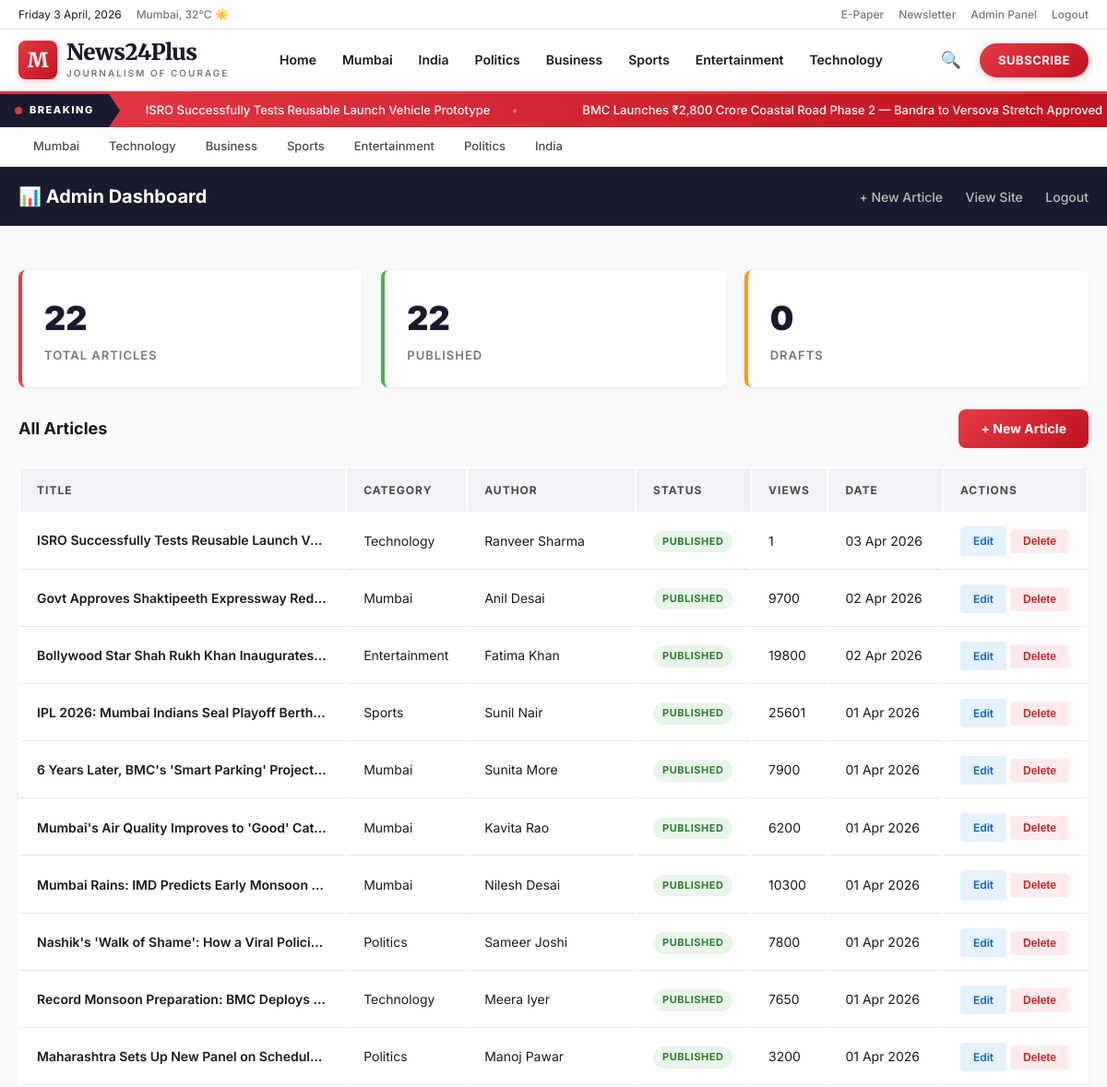
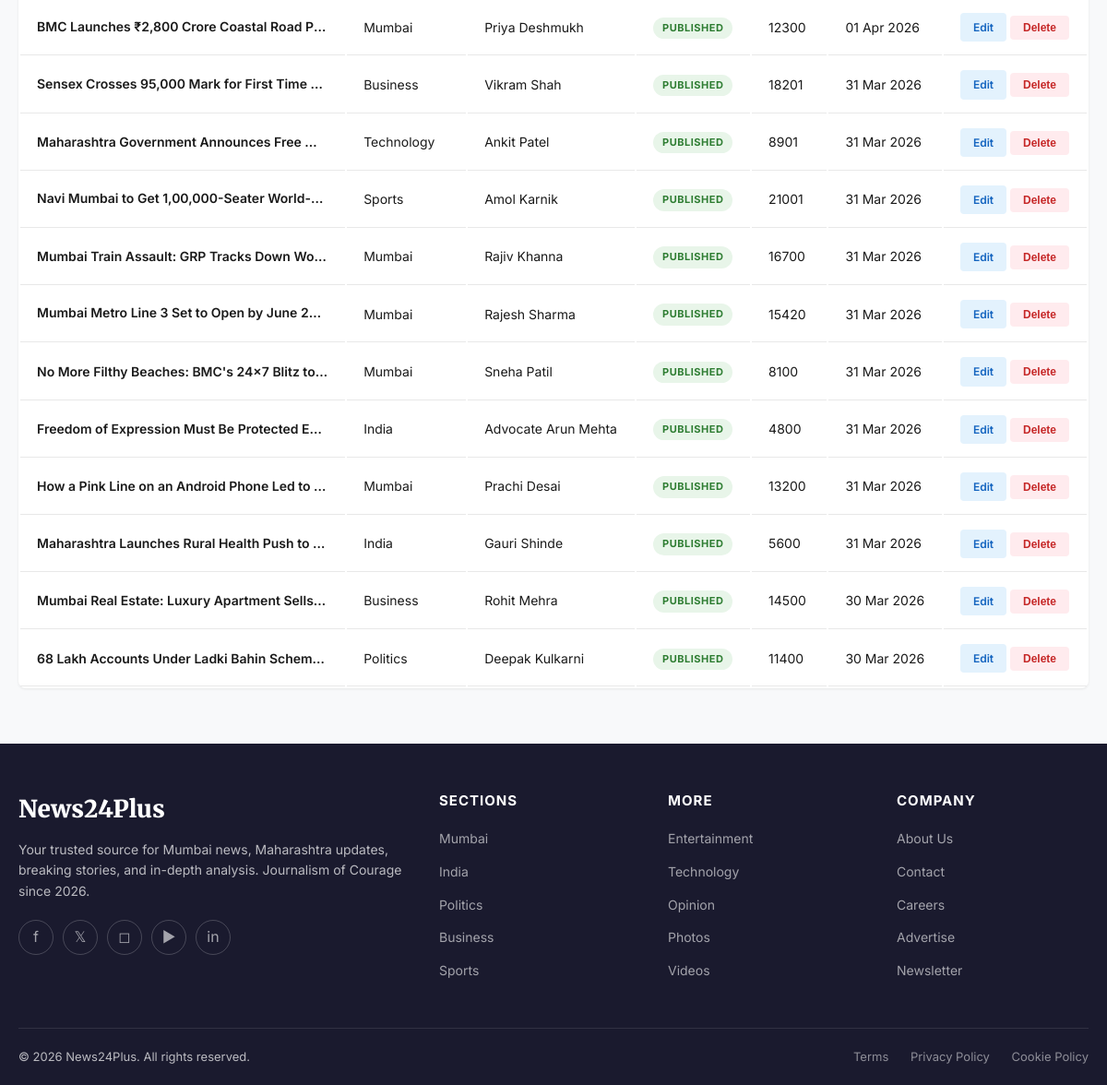
The page /admin (signed in) on the database its author committed (2 pictures, top to bottom).
### models.py (models this page shows, shortened)
class Article(db.Model):
    __tablename__ = 'articles'
    id = db.Column(db.Integer, primary_key=True)
    title = db.Column(db.String(300), nullable=False)
    slug = db.Column(db.String(350), unique=True, nullable=False)
    content = db.Column(db.Text, nullable=False)
    short_description = db.Column(db.String(500))
    category = db.Column(db.String(50), nullable=False, default='News')
    subcategory = db.Column(db.String(50), default='Mumbai')
    author = db.Column(db.String(100), default='Staff Reporter')
    publish_date = db.Column(db.DateTime, default=datetime.utcnow)
    updated_at = db.Column(db.DateTime, default=datetime.utcnow, onupdate=datetime.utcnow)
    image_url = db.Column(db.String(500))
    is_featured = db.Column(db.Boolean, default=False)
    is_breaking = db.Column(db.Boolean, default=False)
    views = db.Column(db.Integer, default=0)
    status = db.Column(db.String(20), default='published')  # published, draft

### app.py (the view)
@app.route('/admin')
@login_required
def admin_dashboard():
    articles = Article.query.order_by(Article.publish_date.desc()).all()
    total = Article.query.count()
    published = Article.query.filter_by(status='published').count()
    drafts = Article.query.filter_by(status='draft').count()
    return render_template('admin/dashboard.html',
                           articles=articles, total=total,
                           published=published, drafts=drafts)

### app.py (called while the page is built)
@login_manager.user_loader
def load_user(user_id):
    return User.query.get(int(user_id))

@app.context_processor
def inject_globals():
    categories = db.session.query(Article.category).distinct().all()
    categories = [c[0] for c in categories]
    breaking_news = Article.query.filter_by(is_breaking=True, status='published').order_by(Article.publish_date.desc()).limit(5).all()
    return dict(all_categories=categories, breaking_news=breaking_news)

### templates/admin/dashboard.html (shortened to what this page needs)
{% extends "base.html" %}
{% block content %}
<div class="admin-header">
    <div class="container">
        <h2>📊 Admin Dashboard</h2>
        <div class="admin-nav">
            <a href="{{ url_for('admin_new_article') }}">+ New Article</a>
            <a href="{{ url_for('index') }}">View Site</a>
            <a href="{{ url_for('admin_logout') }}">Logout</a>
        </div>
    </div>
</div>
<div class="main-content">
    <div class="container">
        <div class="admin-stats">
            <div class="stat-card">
                <div class="stat-number">{{ total }}</div>
                <div class="stat-label">Total Articles</div>
            </div>
            <div class="stat-card" style="border-left-color: #4CAF50;">
                <div class="stat-number">{{ published }}</div>
                <div class="stat-label">Published</div>
            </div>
            <div class="stat-card" style="border-left-color: #FF9800;">
                <div class="stat-number">{{ drafts }}</div>
                <div class="stat-label">Drafts</div>
            </div>
        </div>
        <div style="display:flex;justify-content:space-between;align-items:center;margin-bottom:20px;">
            <h3 style="font-size:18px;font-weight:700;">All Articles</h3>
            <a href="{{ url_for('admin_new_article') }}" class="btn-new">+ New Article</a>
        </div>
        <table class="admin-table">
            <thead>
                <tr>
                    <th>Title</th>
                    <th>Category</th>
                    <th>Author</th>
                    <th>Status</th>
                    <th>Views</th>
                    <th>Date</th>
                    <th>Actions</th>
                </tr>
            </thead>
            <tbody>
                {% for article in articles %}
                <tr>
                    <td class="article-title">
                        <a href="{{ url_for('article_detail', slug=article.slug) }}" target="_blank">{{ article.title }}</a>
                    </td>
                    <td>{{ article.category }}</td>
                    <td>{{ article.author }}</td>
                    <td>
                        <span class="badge badge-{{ article.status }}">{{ article.status }}</span>
                    </td>
                    <td>{{ article.views }}</td>
                    <td style="white-space:nowrap;">{{ article.publish_date.strftime('%d %b %Y') }}</td>
                    <td style="white-space:nowrap;">
                        <a href="{{ url_for('admin_edit_article', article_id=article.id) }}" class="btn-sm btn-edit">Edit</a>
                        <form method="POST" action="{{ url_for('admin_delete_article', article_id=article.id) }}" style="display:inline;" onsubmit="return confirm('Delete this article?')">
                            <button type="submit" class="btn-sm btn-delete">Delete</button>
                        </form>
                    </td>
                </tr>
                {% endfor %}
            </tbody>
        </table>
    </div>
</div>
{% endblock %}

### templates/base.html (shortened to what this page needs)
<!DOCTYPE html>
<html lang="en">
<head>
    <link rel="stylesheet" href="{{ url_for('static', filename='css/style.css') }}">
    <link rel="stylesheet" href="{{ url_for('static', filename='css/components.css') }}">
    <link rel="stylesheet" href="{{ url_for('static', filename='css/pages.css') }}">
</head>
<body>
    <div class="top-bar">
        <div class="container">
            <div class="top-bar-left">
                <span id="current-date"></span>
                <a href="{{ url_for('weather') }}">Mumbai, 32°C ☀️</a>
            </div>
            <div class="top-bar-right">
                <a href="{{ url_for('epaper') }}">E-Paper</a>
                <a href="{{ url_for('newsletter') }}">Newsletter</a>
                {% if current_user.is_authenticated %}
                <a href="{{ url_for('admin_dashboard') }}">Admin Panel</a>
                <a href="{{ url_for('admin_logout') }}">Logout</a>
                {% else %}
                <a href="{{ url_for('admin_login') }}">Sign In</a>
                {% endif %}
            </div>
        </div>
    </div>
    <header class="header-main">
        <div class="container">
            <a href="{{ url_for('index') }}" class="logo">
                <div class="logo-icon">M</div>
                <div class="logo-text">
                    <span class="brand-name">News24Plus</span>
                    <span class="brand-tagline">Journalism of Courage</span>
                </div>
            </a>
            <nav class="main-nav" id="main-nav">
                <a href="{{ url_for('index') }}" class="{% if request.endpoint == 'index' %}active{% endif %}">Home</a>
                <a href="{{ url_for('category_page', category_name='Mumbai') }}" class="{% if request.view_args.get('category_name') == 'Mumbai' %}active{% endif %}">Mumbai</a>
                <a href="{{ url_for('category_page', category_name='India') }}">India</a>
                <a href="{{ url_for('category_page', category_name='Politics') }}">Politics</a>
                <a href="{{ url_for('category_page', category_name='Business') }}">Business</a>
                <a href="{{ url_for('category_page', category_name='Sports') }}">Sports</a>
                <a href="{{ url_for('category_page', category_name='Entertainment') }}">Entertainment</a>
                <a href="{{ url_for('category_page', category_name='Technology') }}">Technology</a>
            </nav>
            <div class="header-actions">
                <button class="search-toggle" id="search-toggle" aria-label="Search">🔍</button>
                <a href="{{ url_for('newsletter') }}" class="btn-subscribe">Subscribe</a>
            </div>
        </div>
    </header>
    {% if breaking_news %}
    <div class="breaking-ticker">
        <div class="breaking-label">
            <span class="pulse-dot"></span> BREAKING
        </div>
        <div class="ticker-wrap">
            <div class="ticker-content">
                {% for news in breaking_news %}
                <a href="{{ url_for('article_detail', slug=news.slug) }}">{{ news.title }}</a>
                {% endfor %}
            </div>
        </div>
    </div>
    {% endif %}
    <nav class="secondary-nav">
        <div class="container">
            {% for cat in all_categories %}
            <a href="{{ url_for('category_page', category_name=cat) }}" class="{% if request.view_args.get('category_name') == cat %}active{% endif %}">{{ cat }}</a>
            {% endfor %}
        </div>
    </nav>
    <main>
        {% block content %}{% endblock %}
    </main>
    <footer class="footer">
        <div class="container">
            <div class="footer-grid">
                <div class="footer-brand">
                    <div class="brand-name">News24Plus</div>
                    <p>Your trusted source for Mumbai news, Maharashtra updates, breaking stories, and in-depth analysis. Journalism of Courage since 2026.</p>
                    <div class="footer-social">
                        <a href="https://facebook.com/news24plus" target="_blank" aria-label="Facebook">f</a>
                        <a href="https://twitter.com/news24plus" target="_blank" aria-label="Twitter">𝕏</a>
                        <a href="https://instagram.com/news24plus" target="_blank" aria-label="Instagram">◻</a>
                        <a href="https://youtube.com/news24plus" target="_blank" aria-label="YouTube">▶</a>
                        <a href="https://linkedin.com/company/news24plus" target="_blank" aria-label="LinkedIn">in</a>
                    </div>
                </div>
                <div class="footer-column">
                    <h4>Sections</h4>
                    <ul>
                        <li><a href="{{ url_for('category_page', category_name='Mumbai') }}">Mumbai</a></li>
                        <li><a href="{{ url_for('category_page', category_name='India') }}">India</a></li>
                        <li><a href="{{ url_for('category_page', category_name='Politics') }}">Politics</a></li>
                        <li><a href="{{ url_for('category_page', category_name='Business') }}">Business</a></li>
                        <li><a href="{{ url_for('category_page', category_name='Sports') }}">Sports</a></li>
                    </ul>
                </div>
                <div class="footer-column">
                    <h4>More</h4>
                    <ul>
                        <li><a href="{{ url_for('category_page', category_name='Entertainment') }}">Entertainment</a></li>
                        <li><a href="{{ url_for('category_page', category_name='Technology') }}">Technology</a></li>
                        <li><a href="{{ url_for('category_page', category_name='Opinion') }}">Opinion</a></li>
                        <li><a href="{{ url_for('category_page', category_name='Photos') }}">Photos</a></li>
                        <li><a href="{{ url_for('category_page', category_name='Videos') }}">Videos</a></li>
                    </ul>
                </div>
                <div class="footer-column">
                    <h4>Company</h4>
                    <ul>
                        <li><a href="{{ url_for('static_page', page_name='about') }}">About Us</a></li>
                        <li><a href="{{ url_for('static_page', page_name='contact') }}">Contact</a></li>
                        <li><a href="{{ url_for('static_page', page_name='careers') }}">Careers</a></li>
                        <li><a href="{{ url_for('static_page', page_name='advertise') }}">Advertise</a></li>
                        <li><a href="{{ url_for('newsletter') }}">Newsletter</a></li>
                    </ul>
                </div>
            </div>
            <div class="footer-bottom">
                <span>© 2026 News24Plus. All rights reserved.</span>
                <div>
                    <a href="{{ url_for('static_page', page_name='terms') }}">Terms</a>
                    <a href="{{ url_for('static_page', page_name='privacy') }}">Privacy Policy</a>
                    <a href="{{ url_for('static_page', page_name='cookie') }}">Cookie Policy</a>
                </div>
            </div>
        </div>
    </footer>
</body>
</html>

### static/css/pages.css (style rules this page uses)
.footer { background:var(--primary-dark);color:rgba(255,255,255,.7);padding:50px 0 0 }
.footer-grid { display:grid;grid-template-columns:2fr 1fr 1fr 1fr;gap:40px;margin-bottom:40px }
.footer-brand .brand-name { font-family:var(--font-serif);font-size:26px;font-weight:900;color:#fff;margin-bottom:12px }
.footer-brand p { font-size:14px;line-height:1.6;margin-bottom:20px }
.footer-social { display:flex;gap:10px }
.footer-social a { width:38px;height:38px;border-radius:50%;border:1px solid rgba(255,255,255,.2);display:flex;align-items:center;justify-content:center;color:rgba(255,255,255,.6);font-size:16px;transition:all var(--transition-fast) }
.footer-column h4 { color:#fff;font-size:15px;font-weight:700;margin-bottom:16px;text-transform:uppercase;letter-spacing:1px }
.footer-column ul li { margin-bottom:10px }
.footer-column ul li a { color:rgba(255,255,255,.6);font-size:14px;transition:all var(--transition-fast) }
.footer-bottom { border-top:1px solid rgba(255,255,255,.1);padding:20px 0;display:flex;justify-content:space-between;align-items:center;font-size:13px }
.footer-bottom a { color:rgba(255,255,255,.5);margin-left:20px }
.admin-header { background:var(--primary-dark);color:#fff;padding:16px 0 }
.admin-header .container { display:flex;justify-content:space-between;align-items:center }
.admin-header h2 { font-size:20px;font-weight:700 }
.admin-header .admin-nav a { color:rgba(255,255,255,.7);margin-left:20px;font-size:14px;font-weight:500 }
.admin-stats { display:grid;grid-template-columns:repeat(3,1fr);gap:20px;margin:24px 0 }
.stat-card { background:var(--bg-white);border-radius:var(--radius-md);padding:24px;box-shadow:var(--shadow-sm);border-left:4px solid var(--accent-red) }
.stat-card .stat-number { font-size:36px;font-weight:900;color:var(--primary-dark) }
.stat-card .stat-label { font-size:13px;color:var(--text-muted);text-transform:uppercase;letter-spacing:1px;font-weight:600 }
.admin-table { width:100%;background:var(--bg-white);border-radius:var(--radius-md);overflow:hidden;box-shadow:var(--shadow-sm) }
.admin-table th { background:var(--bg-section);padding:14px 18px;text-align:left;font-size:12px;font-weight:700;text-transform:uppercase;letter-spacing:1px;color:var(--text-secondary) }
.admin-table td { padding:14px 18px;border-bottom:1px solid var(--border-light);font-size:14px }
.admin-table .article-title { font-weight:600;max-width:350px;overflow:hidden;text-overflow:ellipsis;white-space:nowrap }
.badge { display:inline-block;padding:3px 10px;border-radius:20px;font-size:11px;font-weight:700;text-transform:uppercase;letter-spacing:.5px }
.badge-published { background:#E8F5E9;color:#2E7D32 }
.btn-sm { padding:6px 14px;border-radius:var(--radius-sm);font-size:12px;font-weight:600;cursor:pointer;border:none;transition:all var(--transition-fast);text-decoration:none;display:inline-block }
.btn-edit { background:#E3F2FD;color:#1565C0 }
.btn-delete { background:#FFEBEE;color:#C62828 }
.btn-new { background:linear-gradient(135deg,var(--accent-red),var(--accent-red-dark));color:#fff;padding:10px 24px;border-radius:var(--radius-md);font-weight:700;text-decoration:none;display:inline-flex;align-items:center;gap:6px;transition:all var(--transition-base);font-size:14px }

### rows shown on the page
Article: title "ISRO Successfully Tests Reusable Launch Vehicle Prototype", title "ISRO Successfully Tests Reusable Launch V…", category "Technology", author "Ranveer Sharma", status "PUBLISHED", views "1", publish_date "03 Apr 2026"
Article: title "BMC Launches ₹2,800 Crore Coastal Road Phase 2 — Bandra to Versova Stretch Approved", title "BMC Launches ₹2,800 Crore Coastal Road P…", category "Mumbai", author "Priya Deshmukh", status "PUBLISHED", views "12300", publish_date "01 Apr 2026"
Article: title "Govt Approves Shaktipeeth Expressway Red…", category "Mumbai", author "Anil Desai", status "PUBLISHED", views "9700", publish_date "02 Apr 2026"
Article: title "Bollywood Star Shah Rukh Khan Inaugurates…", category "Entertainment", author "Fatima Khan", status "PUBLISHED", views "19800", publish_date "02 Apr 2026"
Article: title "IPL 2026: Mumbai Indians Seal Playoff Berth…", category "Sports", author "Sunil Nair", status "PUBLISHED", views "25601", publish_date "01 Apr 2026"
Article: title "6 Years Later, BMC's 'Smart Parking' Project…", category "Mumbai", author "Sunita More", status "PUBLISHED", views "7900", publish_date "01 Apr 2026"
Article: title "Mumbai's Air Quality Improves to 'Good' Cat…", category "Mumbai", author "Kavita Rao", status "PUBLISHED", views "6200", publish_date "01 Apr 2026"
Article: title "Mumbai Rains: IMD Predicts Early Monsoon…", category "Mumbai", author "Nilesh Desai", status "PUBLISHED", views "10300", publish_date "01 Apr 2026"
Article: title "Nashik's 'Walk of Shame': How a Viral Polici…", category "Politics", author "Sameer Joshi", status "PUBLISHED", views "7800", publish_date "01 Apr 2026"
Article: title "Record Monsoon Preparation: BMC Deploys…", category "Technology", author "Meera Iyer", status "PUBLISHED", views "7650", publish_date "01 Apr 2026"
Article: title "Maharashtra Sets Up New Panel on Schedul…", category "Politics", author "Manoj Pawar", status "PUBLISHED", views "3200", publish_date "01 Apr 2026"
Article: title "Sensex Crosses 95,000 Mark for First Time…", category "Business", author "Vikram Shah", status "PUBLISHED", views "18201", publish_date "31 Mar 2026"
Article: title "Maharashtra Government Announces Free…", category "Technology", author "Ankit Patel", status "PUBLISHED", views "8901", publish_date "31 Mar 2026"
Article: title "Navi Mumbai to Get 1,00,000-Seater World-…", category "Sports", author "Amol Karnik", status "PUBLISHED", views "21001", publish_date "31 Mar 2026"
Article: title "Mumbai Train Assault: GRP Tracks Down Wo…", category "Mumbai", author "Rajiv Khanna", status "PUBLISHED", views "16700", publish_date "31 Mar 2026"
Article: title "Mumbai Metro Line 3 Set to Open by June 2…", category "Mumbai", author "Rajesh Sharma", status "PUBLISHED", views "15420", publish_date "31 Mar 2026"
Article: title "No More Filthy Beaches: BMC's 24×7 Blitz to…", category "Mumbai", author "Sneha Patil", status "PUBLISHED", views "8100", publish_date "31 Mar 2026"
Article: title "Freedom of Expression Must Be Protected E…", category "India", author "Advocate Arun Mehta", status "PUBLISHED", views "4800", publish_date "31 Mar 2026"
Article: title "How a Pink Line on an Android Phone Led to…", category "Mumbai", author "Prachi Desai", status "PUBLISHED", views "13200", publish_date "31 Mar 2026"
Article: title "Maharashtra Launches Rural Health Push to…", category "India", author "Gauri Shinde", status "PUBLISHED", views "5600", publish_date "31 Mar 2026"
Article: title "Mumbai Real Estate: Luxury Apartment Sells…", category "Business", author "Rohit Mehra", status "PUBLISHED", views "14500", publish_date "30 Mar 2026"
Article: title "68 Lakh Accounts Under Ladki Bahin Schem…", category "Politics", author "Deepak Kulkarni", status "PUBLISHED", views "11400", publish_date "30 Mar 2026"

### other values the page prints
{{ cat }} "Mumbai" "Technology" "Business" "Sports" "Entertainment" "Politics" "India"
{{ total }} "22"
{{ published }} "22"
{{ drafts }} "0"
